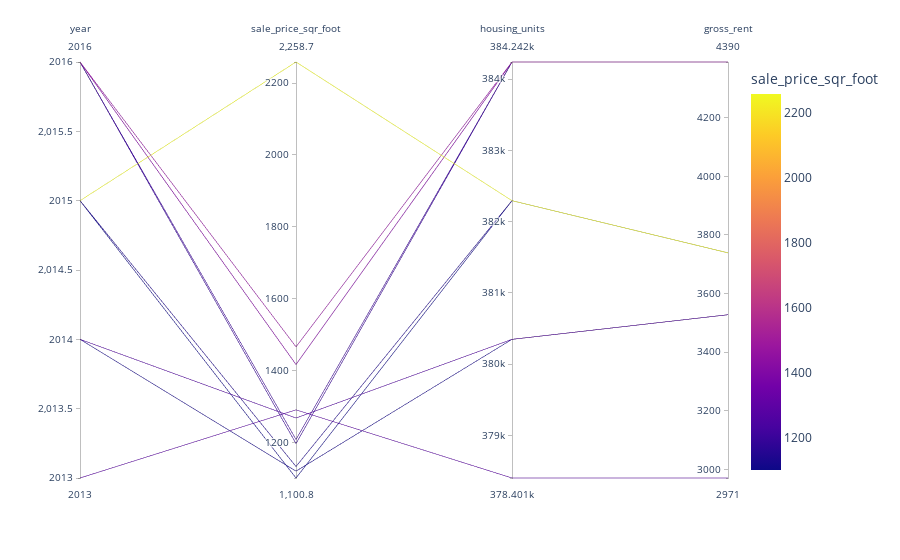

This figure's notebook cell:
### Markdown cell above
### Create a parallel coordinates plot and parallel categories plot of most expensive neighborhoods in San Francisco per year

### Code cell
# Parallel Categories Plot
px.parallel_coordinates(sfo_data_neighborhood ,color='sale_price_sqr_foot')

### Figure 1 — Plotly figure (JSON) as saved in the notebook; plotly's stock layout.template omitted (floating-point values rounded to 4 significant figures)
{"data": [{"dimensions": [{"label": "year", "values": [2015, 2016, 2016, 2013, 2014, 2016, 2016, 2015, 2014, 2015]}, {"label": "sale_price_sqr_foot", "values": [2259.0, 1466.0, 1417.0, 1290.0, 1268.0, 1208.0, 1197.0, 1133.0, 1120.0, 1101.0]}, {"label": "housing_units", "values": [382295, 384242, 384242, 378401, 380348, 384242, 384242, 382295, 380348, 382295]}, {"label": "gross_rent", "values": [3739, 4390, 4390, 2971, 3528, 4390, 4390, 3739, 3528, 3739]}], "domain": {"x": [0, 1], "y": [0, 1]}, "line": {"color": [2259.0, 1466.0, 1417.0, 1290.0, 1268.0, 1208.0, 1197.0, 1133.0, 1120.0, 1101.0], "coloraxis": "coloraxis"}, "name": "", "type": "parcoords"}], "layout": {"autosize": true, "coloraxis": {"colorbar": {"title": {"text": "sale_price_sqr_foot"}}, "colorscale": [[0, "#0d0887"], [0.1111, "#46039f"], [0.2222, "#7201a8"], [0.3333, "#9c179e"], [0.4444, "#bd3786"], [0.5556, "#d8576b"], [0.6667, "#ed7953"], [0.7778, "#fb9f3a"], [0.8889, "#fdca26"], [1, "#f0f921"]]}, "legend": {"tracegroupgap": 0}, "margin": {"t": 60}}}
